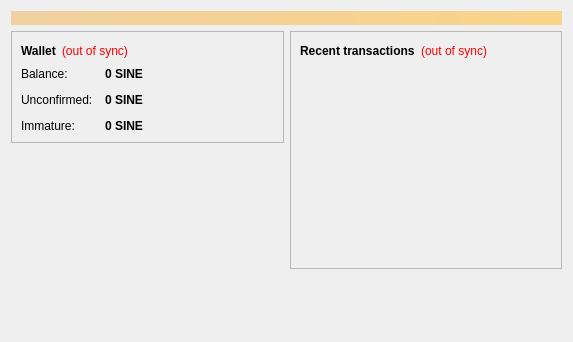
<?xml version="1.0" encoding="UTF-8"?>
<ui version="4.0">
 <class>OverviewPage</class>
 <widget class="QWidget" name="OverviewPage">
  <property name="geometry">
   <rect>
    <x>0</x>
    <y>0</y>
    <width>573</width>
    <height>342</height>
   </rect>
  </property>
  <property name="windowTitle">
   <string>Form</string>
  </property>
  <layout class="QVBoxLayout" name="topLayout">
   <item>
    <widget class="QLabel" name="labelAlerts">
     <property name="visible">
      <bool>false</bool>
     </property>
     <property name="styleSheet">
      <string notr="true">background-color: qlineargradient(x1: 0, y1: 0, x2: 1, y2: 0, stop:0 #F0D0A0, stop:1 #F8D488); color:#000000;</string>
     </property>
     <property name="wordWrap">
      <bool>true</bool>
     </property>
     <property name="margin">
      <number>3</number>
     </property>
    </widget>
   </item>
   <item>
    <layout class="QHBoxLayout" name="horizontalLayout" stretch="1,1">
     <item>
      <layout class="QVBoxLayout" name="verticalLayout_2">
       <item>
        <widget class="QFrame" name="frame">
         <property name="frameShape">
          <enum>QFrame::StyledPanel</enum>
         </property>
         <property name="frameShadow">
          <enum>QFrame::Raised</enum>
         </property>
         <layout class="QVBoxLayout" name="verticalLayout_4">
          <item>
           <layout class="QHBoxLayout" name="horizontalLayout_4">
            <item>
             <widget class="QLabel" name="label_5">
              <property name="font">
               <font>
                <weight>75</weight>
                <bold>true</bold>
               </font>
              </property>
              <property name="text">
               <string>Wallet</string>
              </property>
             </widget>
            </item>
            <item>
             <widget class="QLabel" name="labelWalletStatus">
              <property name="toolTip">
               <string>The displayed information may be out of date. Your wallet automatically synchronizes with the Sinecoin network after a connection is established, but this process has not completed yet.</string>
              </property>
              <property name="styleSheet">
               <string notr="true">QLabel { color: red; }</string>
              </property>
              <property name="text">
               <string notr="true">(out of sync)</string>
              </property>
              <property name="alignment">
               <set>Qt::AlignLeading|Qt::AlignLeft|Qt::AlignVCenter</set>
              </property>
             </widget>
            </item>
            <item>
             <spacer name="horizontalSpacer_2">
              <property name="orientation">
               <enum>Qt::Horizontal</enum>
              </property>
              <property name="sizeHint" stdset="0">
               <size>
                <width>40</width>
                <height>20</height>
               </size>
              </property>
             </spacer>
            </item>
           </layout>
          </item>
          <item>
           <layout class="QFormLayout" name="formLayout_2">
            <property name="fieldGrowthPolicy">
             <enum>QFormLayout::AllNonFixedFieldsGrow</enum>
            </property>
            <property name="horizontalSpacing">
             <number>12</number>
            </property>
            <property name="verticalSpacing">
             <number>12</number>
            </property>
            <item row="0" column="0">
             <widget class="QLabel" name="label">
              <property name="text">
               <string>Balance:</string>
              </property>
             </widget>
            </item>
            <item row="0" column="1">
             <widget class="QLabel" name="labelBalance">
              <property name="font">
               <font>
                <weight>75</weight>
                <bold>true</bold>
               </font>
              </property>
              <property name="cursor">
               <cursorShape>IBeamCursor</cursorShape>
              </property>
              <property name="toolTip">
               <string>Your current balance</string>
              </property>
              <property name="text">
               <string notr="true">0 SINE</string>
              </property>
              <property name="textInteractionFlags">
               <set>Qt::LinksAccessibleByMouse|Qt::TextSelectableByKeyboard|Qt::TextSelectableByMouse</set>
              </property>
             </widget>
            </item>
            <item row="1" column="0">
             <widget class="QLabel" name="label_3">
              <property name="text">
               <string>Unconfirmed:</string>
              </property>
             </widget>
            </item>
            <item row="1" column="1">
             <widget class="QLabel" name="labelUnconfirmed">
              <property name="font">
               <font>
                <weight>75</weight>
                <bold>true</bold>
               </font>
              </property>
              <property name="cursor">
               <cursorShape>IBeamCursor</cursorShape>
              </property>
              <property name="toolTip">
               <string>Total of transactions that have yet to be confirmed, and do not yet count toward the current balance</string>
              </property>
              <property name="text">
               <string notr="true">0 SINE</string>
              </property>
              <property name="textInteractionFlags">
               <set>Qt::LinksAccessibleByMouse|Qt::TextSelectableByKeyboard|Qt::TextSelectableByMouse</set>
              </property>
             </widget>
            </item>
            <item row="2" column="0">
             <widget class="QLabel" name="labelImmatureText">
              <property name="text">
               <string>Immature:</string>
              </property>
             </widget>
            </item>
            <item row="2" column="1">
             <widget class="QLabel" name="labelImmature">
              <property name="font">
               <font>
                <weight>75</weight>
                <bold>true</bold>
               </font>
              </property>
              <property name="toolTip">
               <string>Mined balance that has not yet matured</string>
              </property>
              <property name="text">
               <string notr="true">0 SINE</string>
              </property>
              <property name="textInteractionFlags">
               <set>Qt::LinksAccessibleByMouse|Qt::TextSelectableByKeyboard|Qt::TextSelectableByMouse</set>
              </property>
             </widget>
            </item>
           </layout>
          </item>
         </layout>
        </widget>
       </item>
       <item>
        <spacer name="verticalSpacer">
         <property name="orientation">
          <enum>Qt::Vertical</enum>
         </property>
         <property name="sizeHint" stdset="0">
          <size>
           <width>20</width>
           <height>40</height>
          </size>
         </property>
        </spacer>
       </item>
      </layout>
     </item>
     <item>
      <layout class="QVBoxLayout" name="verticalLayout_3">
       <item>
        <widget class="QFrame" name="frame_2">
         <property name="frameShape">
          <enum>QFrame::StyledPanel</enum>
         </property>
         <property name="frameShadow">
          <enum>QFrame::Raised</enum>
         </property>
         <layout class="QVBoxLayout" name="verticalLayout">
          <item>
           <layout class="QHBoxLayout" name="horizontalLayout_2">
            <item>
             <widget class="QLabel" name="label_4">
              <property name="text">
               <string>&lt;b&gt;Recent transactions&lt;/b&gt;</string>
              </property>
             </widget>
            </item>
            <item>
             <widget class="QLabel" name="labelTransactionsStatus">
              <property name="toolTip">
               <string>The displayed information may be out of date. Your wallet automatically synchronizes with the Sinecoin network after a connection is established, but this process has not completed yet.</string>
              </property>
              <property name="styleSheet">
               <string notr="true">QLabel { color: red; }</string>
              </property>
              <property name="text">
               <string notr="true">(out of sync)</string>
              </property>
              <property name="alignment">
               <set>Qt::AlignRight|Qt::AlignTrailing|Qt::AlignVCenter</set>
              </property>
             </widget>
            </item>
            <item>
             <spacer name="horizontalSpacer">
              <property name="orientation">
               <enum>Qt::Horizontal</enum>
              </property>
              <property name="sizeHint" stdset="0">
               <size>
                <width>40</width>
                <height>20</height>
               </size>
              </property>
             </spacer>
            </item>
           </layout>
          </item>
          <item>
           <widget class="QListView" name="listTransactions">
            <property name="styleSheet">
             <string notr="true">QListView { background: transparent; }</string>
            </property>
            <property name="frameShape">
             <enum>QFrame::NoFrame</enum>
            </property>
            <property name="verticalScrollBarPolicy">
             <enum>Qt::ScrollBarAlwaysOff</enum>
            </property>
            <property name="horizontalScrollBarPolicy">
             <enum>Qt::ScrollBarAlwaysOff</enum>
            </property>
            <property name="selectionMode">
             <enum>QAbstractItemView::NoSelection</enum>
            </property>
           </widget>
          </item>
         </layout>
        </widget>
       </item>
       <item>
        <spacer name="verticalSpacer_2">
         <property name="orientation">
          <enum>Qt::Vertical</enum>
         </property>
         <property name="sizeHint" stdset="0">
          <size>
           <width>20</width>
           <height>40</height>
          </size>
         </property>
        </spacer>
       </item>
      </layout>
     </item>
    </layout>
   </item>
  </layout>
 </widget>
 <resources/>
 <connections/>
</ui>
